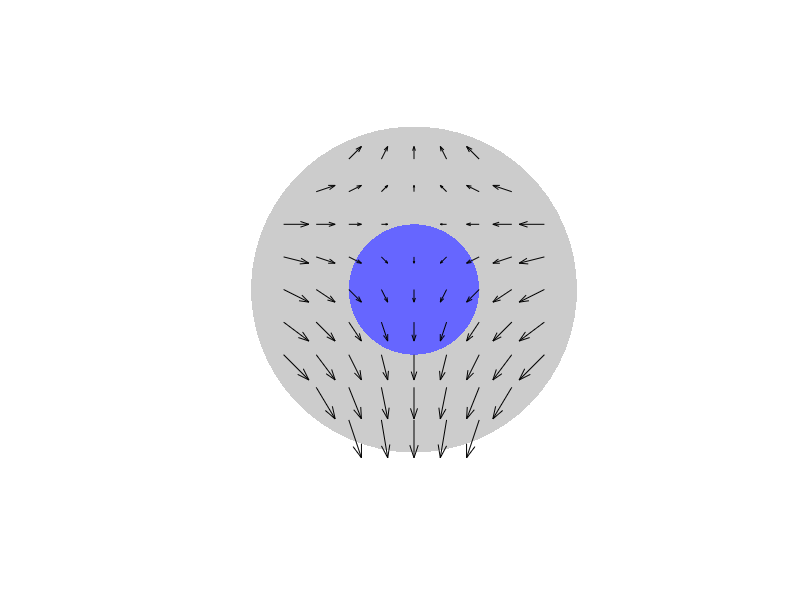

Reproduce this figure in MATLAB.
% function UnstableField()

theta = pi/2;
F_offset = -40;
F_offset_theta = pi/2;
% Fx_offset = 10;
% Fy_offset = 10;
x_offset = 0;
y_offset = 0;
neg_stiffness = 10;
pos_stiffness = 10;
axis_lim = 10;

[X,Y] = meshgrid(-axis_lim:axis_lim/5:axis_lim);
X = X(:);
Y = Y(:);
X_new = X(sqrt(X.^2+Y.^2)<10);
Y_new = Y(sqrt(X.^2+Y.^2)<10);
X = X_new;
Y = Y_new;

Fx_prime = neg_stiffness*((X-x_offset)*cos(theta) + (Y-y_offset)*sin(theta))*cos(theta) +...
    pos_stiffness*(-(X-x_offset)*sin(theta) + (Y-y_offset)*cos(theta))*sin(theta) +...
    F_offset*cos(F_offset_theta);
Fy_prime = neg_stiffness*((X-x_offset)*cos(theta) + (Y-y_offset)*sin(theta))*sin(theta) -...
    pos_stiffness*(-(X-x_offset)*sin(theta) + (Y-y_offset)*cos(theta))*cos(theta) +...
    F_offset*sin(F_offset_theta);


X_target = 4*cos(0:.1:2*pi);
Y_target = 4*sin(0:.1:2*pi);
X_workspace = 10*cos(0:.1:2*pi);
Y_workspace = 10*sin(0:.1:2*pi);

figure;
area([X_workspace X_workspace(1)],[Y_workspace Y_workspace(1)],'LineStyle','none','FaceColor',[.8 .8 .8])
hold on
area([X_target X_target(1)],[Y_target Y_target(1)],'LineStyle','none','FaceColor',[.4 .4 1])
quiver(X,Y,Fx_prime,Fy_prime,'k')
xlim([-15 15])
ylim([-15 15])
axis square
axis off
% set(gca,'ytick',[],'xtick',[])


